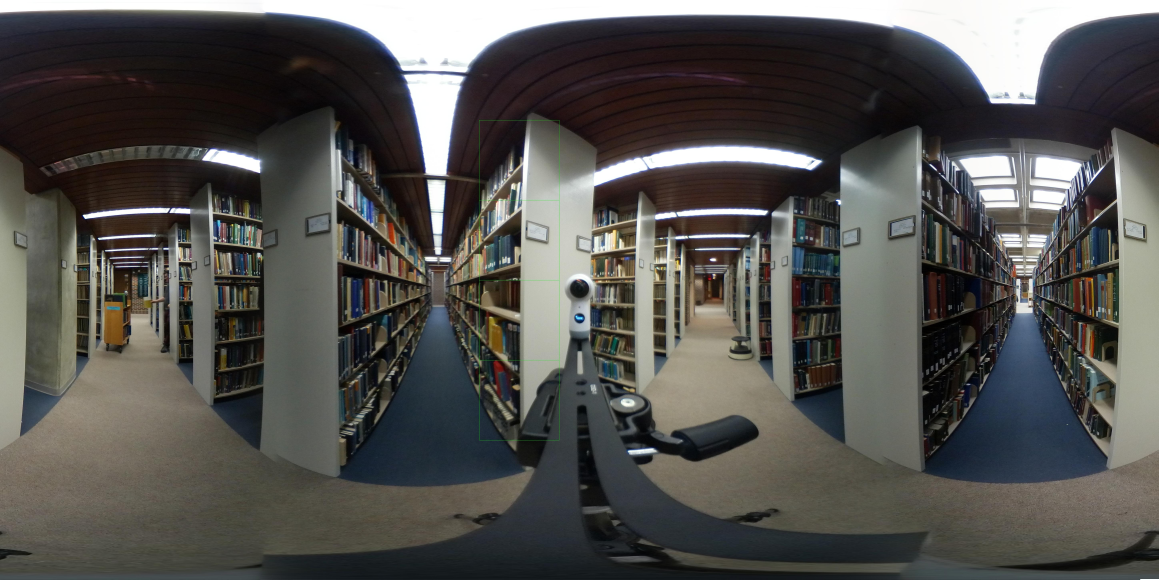
#> input picture test2P1.JPG, 5792 x 2896 px, given in place of aisle1sphere_pano.jpg, which was not available (shown at 1/5 size)
$ python multiprocesingtest.py
#> lines starting #> are read from the running program, lines starting #| are printed output that depends on the picture; pictures that were not available may be replaced by others from this repository, and a replacement may not be noted
import numpy as np
from PIL import Image
import time
import math
import matplotlib.pyplot as plt
import matplotlib.image as mpimg
from progress.bar import IncrementalBar
from multiprocessing import Queue
import multiprocessing as mp
import pickle

"""
    To speed up processing we use the PIL library in conjunction with numpy.
    Since we do not need to define our own flattening functions we omit the
    imaging.py file needed earlier.
"""

# [62 lines left out: functions Marker, SSD, CC, NCC, CorrelatePoint, shiftImages, not called in this run]

pixelsToRadians = lambda p : math.pi * p / 2896
radiansToPixels = lambda r : int(2896 * r / math.pi)

# [26 lines left out: functions AnglesToDistance, inList, not called in this run]


def histogramEqualization(image):
    R = image[:,:,0]
    G = image[:,:,1]
    B = image[:,:,2]
    s = image.shape
    # # from http://www.janeriksolem.net/2009/06/histogram-equalization-with-python-and.html

    image_histogramR, binsR = np.histogram(R.flatten(), 256, density=True)
    image_histogramG, binsG = np.histogram(G.flatten(), 256, density=True)
    image_histogramB, binsB = np.histogram(B.flatten(), 256, density=True)
    cdfR = image_histogramR.cumsum() # cumulative distribution function
    cdfG = image_histogramG.cumsum()
    cdfB = image_histogramB.cumsum()
    cdfR = 255 * cdfR / cdfR[-1] # normalize
    cdfG = 255 * cdfG / cdfG[-1]
    cdfB = 255 * cdfB / cdfB[-1]
    image_equalizedR = np.interp(R.flatten(), binsR[:-1], cdfR)
    image_equalizedG = np.interp(G.flatten(), binsG[:-1], cdfG)
    image_equalizedB = np.interp(B.flatten(), binsB[:-1], cdfB)
    ImageOut = np.column_stack((image_equalizedR,image_equalizedG,image_equalizedB)).astype("uint8")
    ImageOut = ImageOut.reshape(s)
    return(ImageOut)


if __name__ == "__main__":
    startTime = time.time()
    #We first import the two photos.
    image1 = Image.open("aisle1sphere_pano.jpg")
#> image1 is the input picture: PIL image 5792x2896 RGB; mean R, G, B 84.7, 83.4, 80.5
    image2 = Image.open("aisle2sphere_pano.jpg")
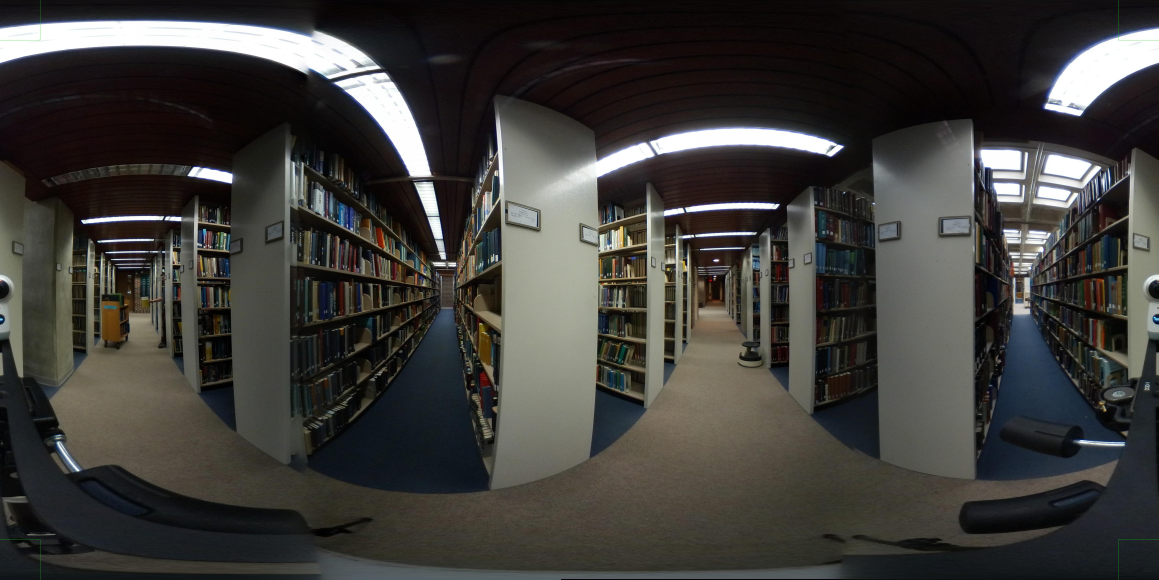
#> input picture test2P2.JPG, 5792 x 2896 px, given in place of aisle2sphere_pano.jpg, which was not available (shown at 1/5 size)
#> image2 is the input picture: PIL image 5792x2896 RGB; mean R, G, B 63, 61.6, 58.5
    print("Images Imported:", time.time()-startTime)

    #We now convert the images to numpy arrays.
    #numpy arrays are faster and take less memory than python lists
    image1data = np.array(image1)
    image2data = np.array(image2)

    #We now center the images
    #We know the offset from manual calibration 91 pixels for the aisle image
    #We should automate this so the center point can be calculated faster.
    #This is a TO-DO item
    image1data = np.roll(image1data,-3*(91))
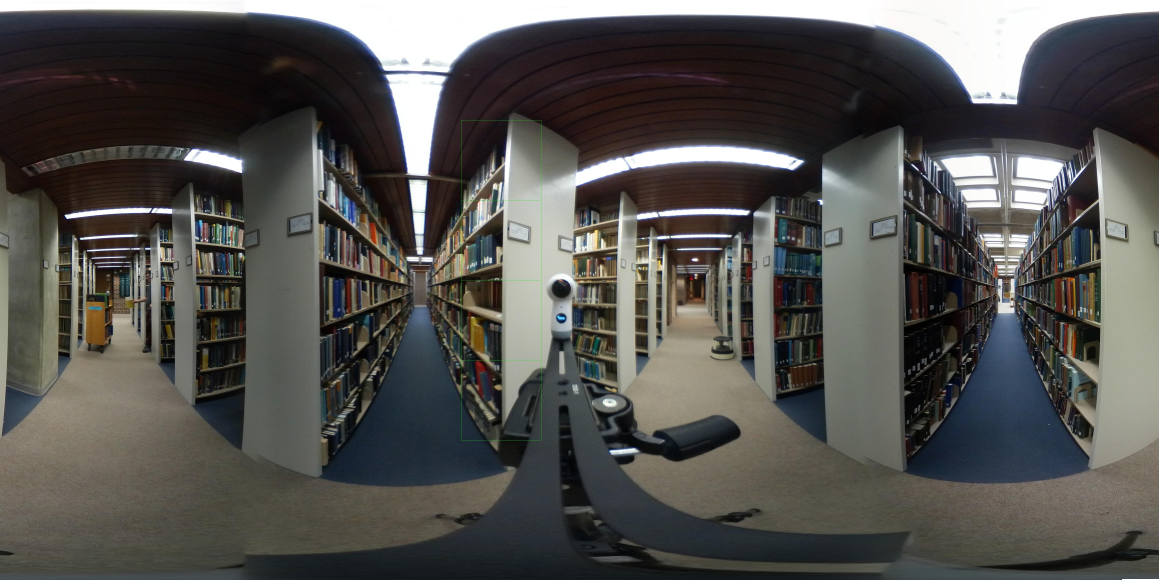
#> image1data: shape (2896, 5792, 3) (shown at 1/5 size); mean R, G, B 84.7, 83.4, 80.5
    image2data = np.roll(image2data,-3*(91+2896))
    #Image.fromarray(image2data).show()
    outputData = image1data * 0
#> outputData: shape (2896, 5792, 3); every value is 0

    #We now histogram equalize input data
    image1data = histogramEqualization(image1data)
#> in histogramEqualization, `B = image[:,:,2]`:
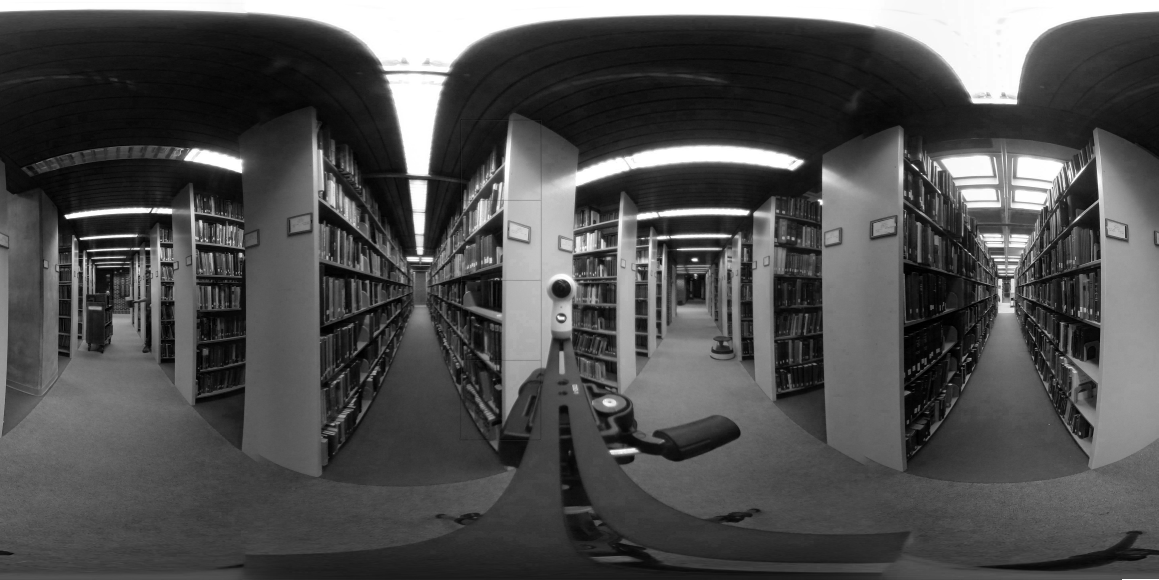
#> B: shape (2896, 5792) (shown at 1/5 size); min 0, max 255, mean 80.5
#> in histogramEqualization, `image_histogramR, binsR = np.histogram(R.flatten(), 256, density=True)`: image_histogramR = 256 values, max 0.0338 at index 255, min 0.00017 at index 233, mean 0.00392; binsR = 257 values from 0 to 255
#> in histogramEqualization, `image_histogramG, binsG = np.histogram(G.flatten(), 256, density=True)`: image_histogramG = 256 values, max 0.0403 at index 255, min 0.000172 at index 237, mean 0.00392; binsG = 257 values from 0 to 255
#> in histogramEqualization, `image_histogramB, binsB = np.histogram(B.flatten(), 256, density=True)`: image_histogramB = 256 values, max 0.038 at index 255, min 0.000179 at index 233, mean 0.00392; binsB = 257 values from 0 to 255
#> in histogramEqualization, `cdfR = image_histogramR.cumsum()`: cdfR = 256 values from 0.000529 to 1
#> in histogramEqualization, `cdfG = image_histogramG.cumsum()`: cdfG = 256 values from 0.000251 to 1
#> in histogramEqualization, `cdfB = image_histogramB.cumsum()`: cdfB = 256 values from 0.00118 to 1
#> in histogramEqualization, `cdfR = 255 * cdfR / cdfR[-1]`: cdfR = 256 values from 0.134 to 255
#> in histogramEqualization, `cdfG = 255 * cdfG / cdfG[-1]`: cdfG = 256 values from 0.0638 to 255
#> in histogramEqualization, `cdfB = 255 * cdfB / cdfB[-1]`: cdfB = 256 values from 0.299 to 255
#> in histogramEqualization, `ImageOut = ImageOut.reshape(s)`:
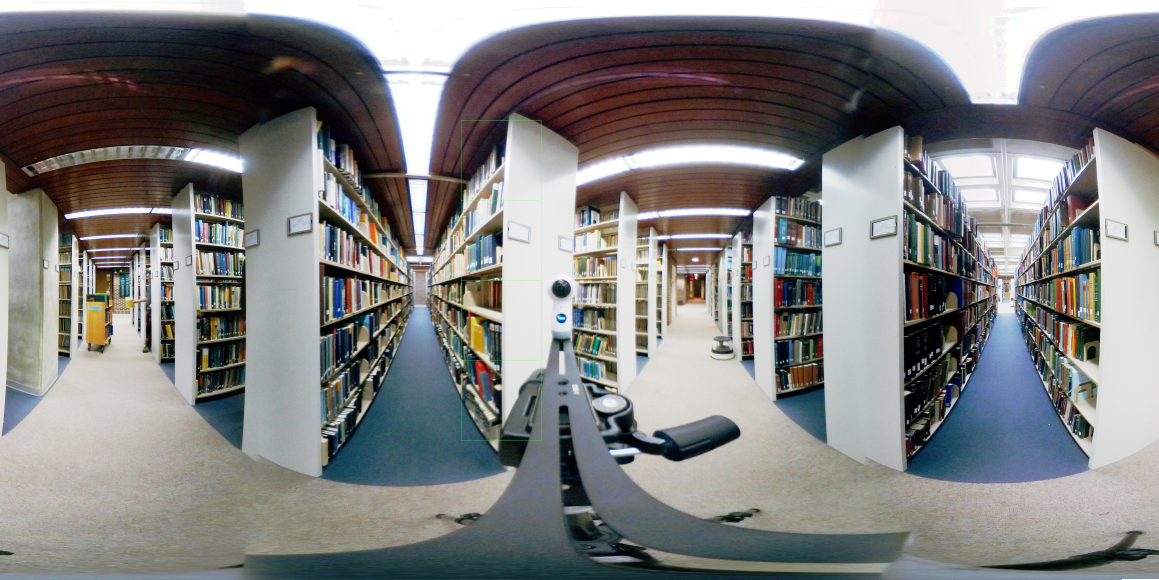
#> ImageOut: shape (2896, 5792, 3) (shown at 1/5 size); mean of channels 0, 1, 2 128.5, 128.4, 128.5; drawn as R, G, B
    image2data = histogramEqualization(image2data)
#> in histogramEqualization (call 2), `B = image[:,:,2]`:
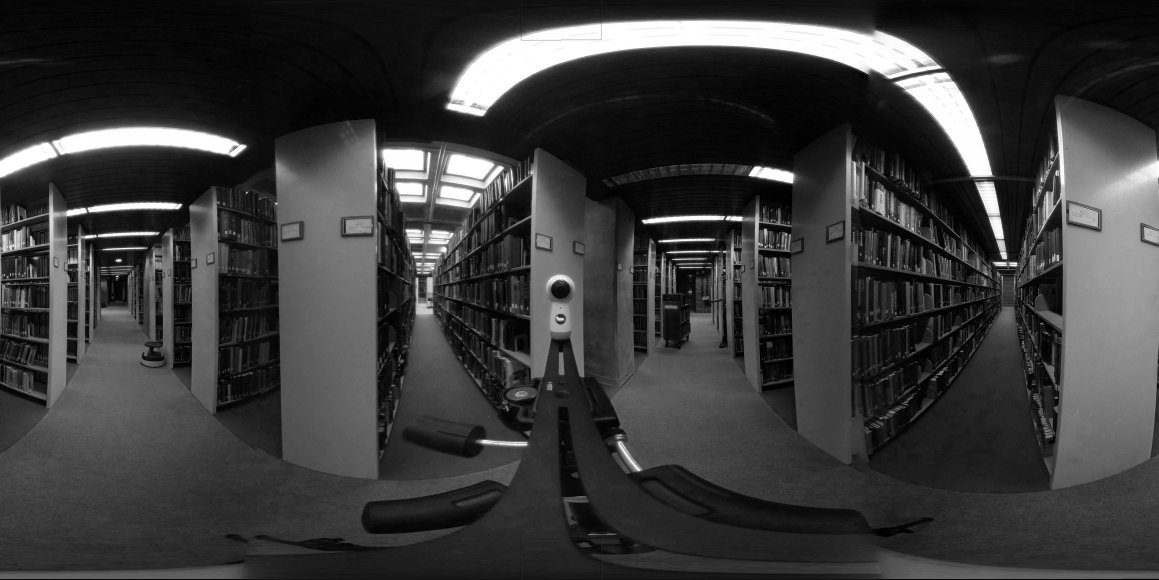
#> B: shape (2896, 5792) (shown at 1/5 size); min 0, max 255, mean 58.5
#> in histogramEqualization (call 2), `image_histogramR, binsR = np.histogram(R.flatten(), 256, density=True)`: image_histogramR = 256 values, max 0.022 at index 16, min 0.000155 at index 212, mean 0.00392
#> in histogramEqualization (call 2), `image_histogramG, binsG = np.histogram(G.flatten(), 256, density=True)`: image_histogramG = 256 values, max 0.0229 at index 9, min 0.000146 at index 218, mean 0.00392
#> in histogramEqualization (call 2), `image_histogramB, binsB = np.histogram(B.flatten(), 256, density=True)`: image_histogramB = 256 values, max 0.02 at index 8, min 0.000149 at index 211, mean 0.00392
#> in histogramEqualization (call 2), `cdfR = image_histogramR.cumsum()`: cdfR = 256 values from 0.00109 to 1
#> in histogramEqualization (call 2), `cdfG = image_histogramG.cumsum()`: cdfG = 256 values from 0.000704 to 1
#> in histogramEqualization (call 2), `cdfB = image_histogramB.cumsum()`: cdfB = 256 values from 0.00374 to 1
#> in histogramEqualization (call 2), `cdfR = 255 * cdfR / cdfR[-1]`: cdfR = 256 values from 0.278 to 255
#> in histogramEqualization (call 2), `cdfG = 255 * cdfG / cdfG[-1]`: cdfG = 256 values from 0.179 to 255
#> in histogramEqualization (call 2), `cdfB = 255 * cdfB / cdfB[-1]`: cdfB = 256 values from 0.951 to 255
#> in histogramEqualization (call 2), `ImageOut = ImageOut.reshape(s)`:
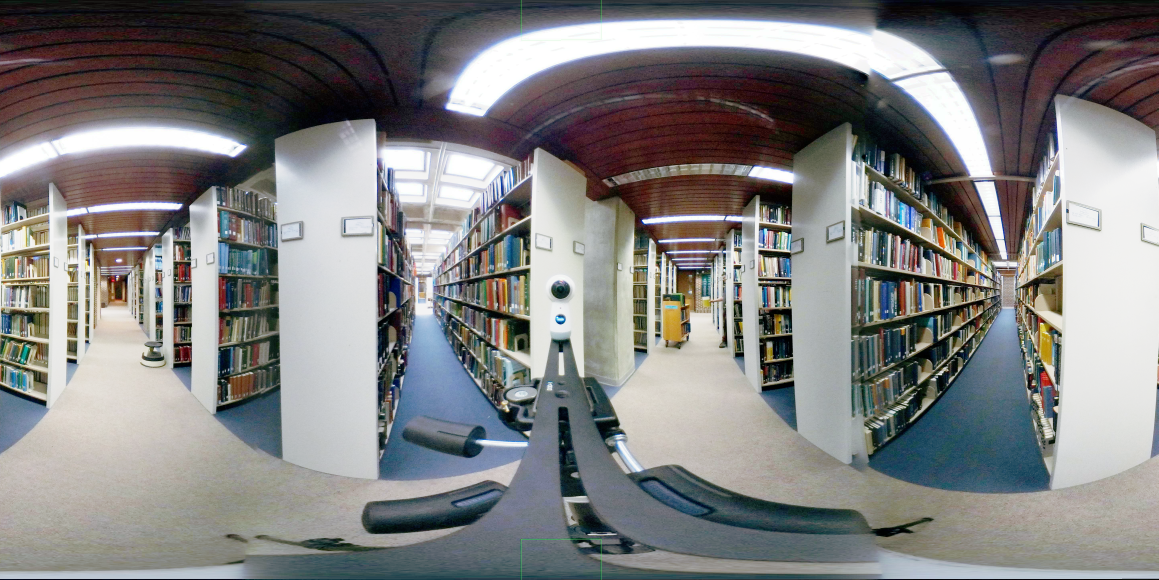
#> ImageOut: shape (2896, 5792, 3) (shown at 1/5 size); mean of channels 0, 1, 2 128.7, 128.6, 128.5; drawn as R, G, B


    print("Images Equalized:",time.time()-startTime)


    centerposition = (2896,1448)
    #16.10.1147
    #[0.33,0.66,1,1.33,1.66,2,2.33,2.66,3]
    stepSize = 128#Should be even Smaller is more resolution
    sampleSize = 20#Tuning parameter Width of squares
    #statusBar = IncrementalBar("Image Lines",max = 5792,suffix = '%(index)d/%(max)d [%(elapsed)s / %(eta_td)s]')


    # [69 lines left out: function ComputeColumn, not called in this run]

    statusBar = 0
    columns = list(range(0,5793,stepSize))
    pool = mp.Pool(processes=4)
    m = mp.Manager()
#> (the program exits here)
